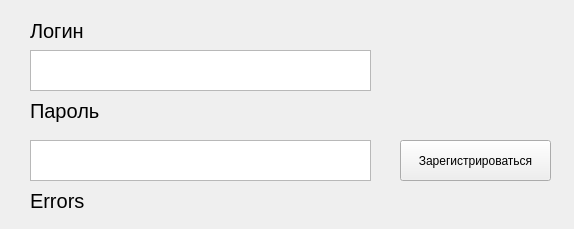
<?xml version="1.0" encoding="UTF-8"?>
<ui version="4.0">
 <class>regForm</class>
 <widget class="QWidget" name="regForm">
  <property name="geometry">
   <rect>
    <x>0</x>
    <y>0</y>
    <width>574</width>
    <height>229</height>
   </rect>
  </property>
  <property name="windowTitle">
   <string>Form</string>
  </property>
  <widget class="QTextEdit" name="regFormL">
   <property name="geometry">
    <rect>
     <x>30</x>
     <y>50</y>
     <width>341</width>
     <height>41</height>
    </rect>
   </property>
   <property name="font">
    <font>
     <pointsize>11</pointsize>
    </font>
   </property>
  </widget>
  <widget class="QLabel" name="label">
   <property name="geometry">
    <rect>
     <x>30</x>
     <y>10</y>
     <width>171</width>
     <height>41</height>
    </rect>
   </property>
   <property name="font">
    <font>
     <pointsize>15</pointsize>
    </font>
   </property>
   <property name="text">
    <string>Логин</string>
   </property>
  </widget>
  <widget class="QLabel" name="label_2">
   <property name="geometry">
    <rect>
     <x>30</x>
     <y>90</y>
     <width>171</width>
     <height>41</height>
    </rect>
   </property>
   <property name="font">
    <font>
     <pointsize>15</pointsize>
    </font>
   </property>
   <property name="text">
    <string>Пароль</string>
   </property>
  </widget>
  <widget class="QTextEdit" name="regFormP">
   <property name="geometry">
    <rect>
     <x>30</x>
     <y>140</y>
     <width>341</width>
     <height>41</height>
    </rect>
   </property>
   <property name="font">
    <font>
     <pointsize>11</pointsize>
    </font>
   </property>
  </widget>
  <widget class="QPushButton" name="regFormBtn">
   <property name="geometry">
    <rect>
     <x>400</x>
     <y>140</y>
     <width>151</width>
     <height>41</height>
    </rect>
   </property>
   <property name="text">
    <string>Зарегистрироваться</string>
   </property>
  </widget>
  <widget class="QLabel" name="regErrMsg">
   <property name="geometry">
    <rect>
     <x>30</x>
     <y>180</y>
     <width>371</width>
     <height>41</height>
    </rect>
   </property>
   <property name="font">
    <font>
     <pointsize>15</pointsize>
    </font>
   </property>
   <property name="text">
    <string>Errors</string>
   </property>
  </widget>
 </widget>
 <resources/>
 <connections/>
</ui>
